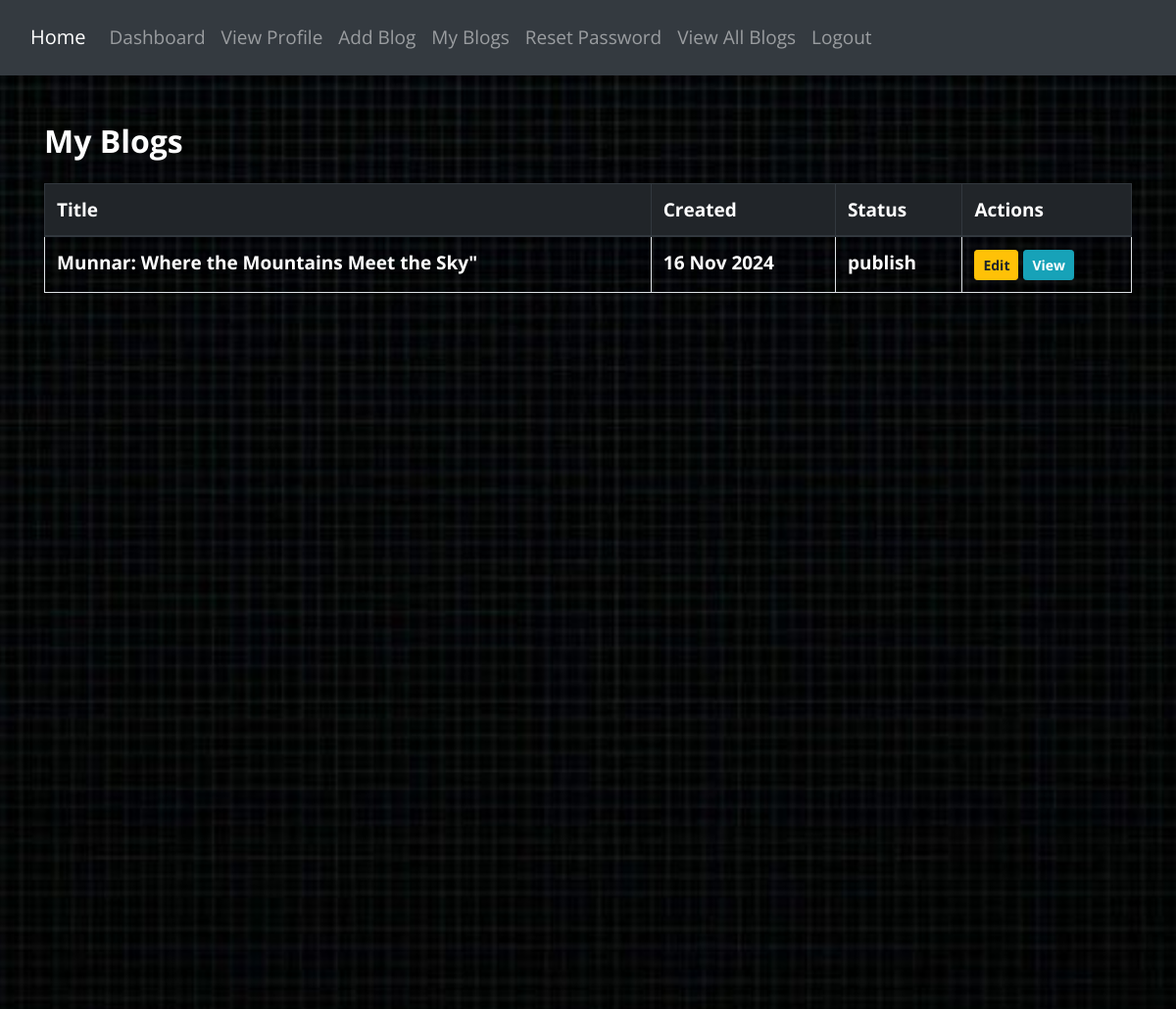
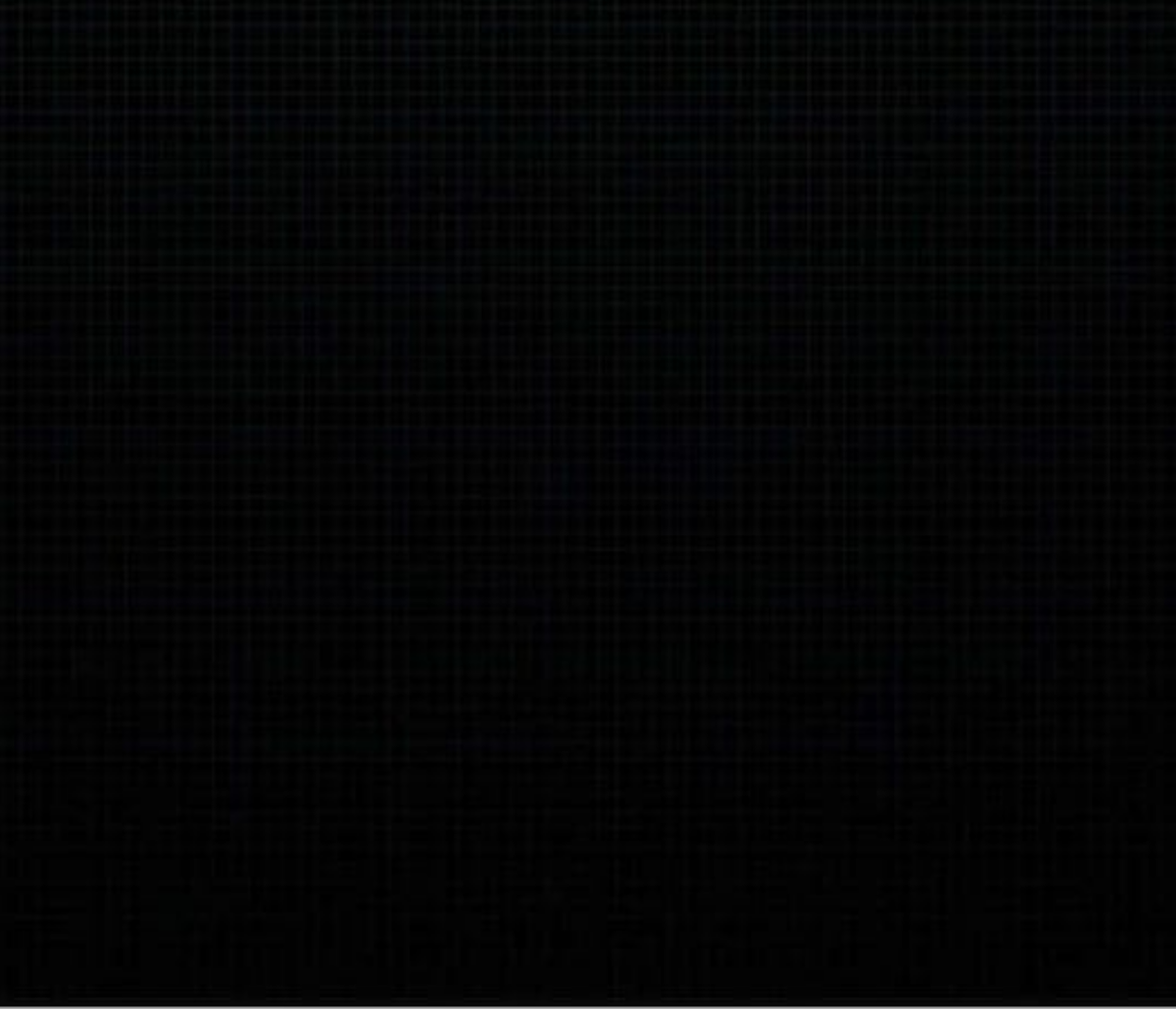
/my-blogs/ (signed in), run on the app's committed database (2 pictures, top to bottom).
### adminpanel/models.py (models this page shows, shortened)
class Blog(models.Model):
    DRAFT = 'draft'
    PUBLISHED = 'published'
    STATUS_CHOICES = [
        (DRAFT, 'Draft'),
        (PUBLISHED, 'Published'),
    ]
    title = models.CharField(max_length=200)
    content = models.TextField()
    blog_image = models.ImageField(upload_to='blog_images/', null=True, blank=True)
    author = models.ForeignKey(User, on_delete=models.CASCADE,related_name='blogs')
    created_at = models.DateTimeField(default=timezone.now)
    updated_at = models.DateTimeField(auto_now=True)
    status = models.CharField(max_length=10, choices=STATUS_CHOICES, default=DRAFT)
    is_visible = models.BooleanField(default=True)

### userpanel/views.py (the view)
# urls.py: path('my-blogs/', views.my_blogs, name='my_blogs'),
@login_required
def my_blogs(request):
    blogs = Blog.objects.filter(author=request.user)
    context = {
        'blogs': blogs
    }
    return render(request, 'userpanel/my_blogs.html', context)

### userpanel/templates/userpanel/my_blogs.html (shortened to what this page needs)
{% extends 'userpanel/user_base.html' %}
{% block content %}
    <div class="container mt-5">
        <h2 class="text-white font-weight-bold">My Blogs</h2>
        <table class="table table-hover table-striped table-bordered mt-4">
            <thead class="thead-dark">
                <tr>
                    <th class="font-weight-bold">Title</th>
                    <th class="font-weight-bold">Created</th>
                    <th class="font-weight-bold">Status</th>
                    <th class="font-weight-bold">Actions</th>
                </tr>
            </thead>
            <tbody>
                {% for blog in blogs %}
                <tr>
                    <td class="font-weight-bold">{{ blog.title }}</td>
                    <td class="font-weight-bold">{{ blog.created_at|date:"d M Y" }}</td>
                    <td class="font-weight-bold">{{ blog.get_status_display }}</td>
                    <td>
                        <a href="{% url 'userpanel:edit_blog' blog.id %}" class="btn btn-warning btn-sm font-weight-bold">Edit</a>
                        <a href="{% url 'userpanel:view_blog' blog.id %}" class="btn btn-info btn-sm font-weight-bold">View</a>
                    </td>
                </tr>
                {% empty %}
                <tr>
                    <td colspan="4" class="text-center font-weight-bold">No blogs found.</td>
                </tr>
                {% endfor %}
            </tbody>
        </table>
    </div>
{% endblock %}
{% load static %}

### static/admin_dashboard/css/tooplate-style.css (style rules this page uses)
* { margin: 0; padding: 0; }
body { font-family: "Open Sans", Helvetica, Arial, sans-serif; font-size: 19px; color: #ffffff; overflow-x: hidden; background: #25332e; }
a { transition: all 0.2s; }

### data on the page
Blog: title "Munnar: Where the Mountains Meet the Sky\"", created_at "16 Nov 2024", status "publish"
